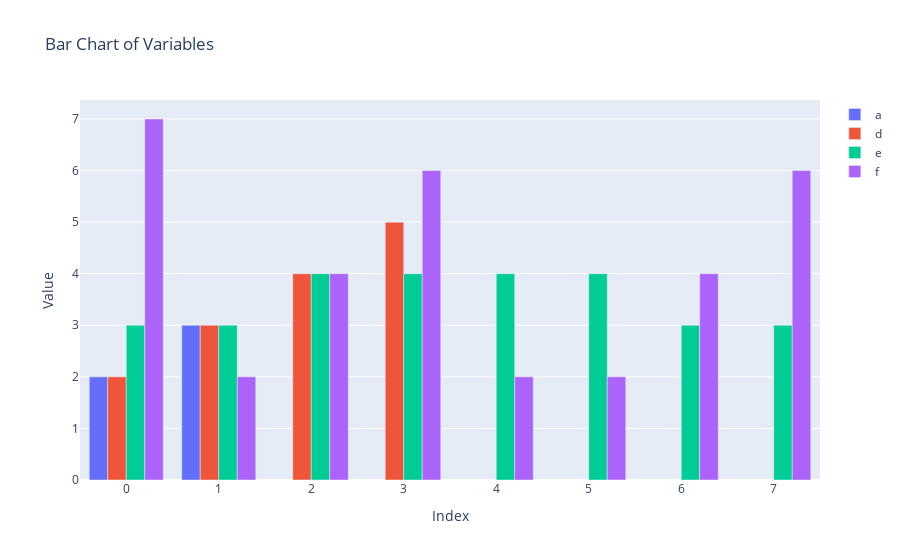

Notebook code for this chart:
### Code cell
import plotly.graph_objects as go

# Create a bar chart using the variables
fig = go.Figure()

fig.add_trace(go.Bar(x=list(range(len(a))), y=a, name='a'))
fig.add_trace(go.Bar(x=list(range(len(d))), y=d, name='d'))
fig.add_trace(go.Bar(x=list(range(len(e))), y=e, name='e'))
fig.add_trace(go.Bar(x=list(range(len(f))), y=f, name='f'))

# Update layout
fig.update_layout(
    title="Bar Chart of Variables",
    xaxis_title="Index",
    yaxis_title="Value",
    barmode='group'
)

# Show the figure
fig.show()

### Figure 1 — Plotly figure (JSON) as saved in the notebook; plotly's stock layout.template omitted (floating-point values rounded to 4 significant figures)
{"data": [{"name": "a", "type": "bar", "x": [0, 1], "y": [2, 3]}, {"name": "d", "type": "bar", "x": [0, 1, 2, 3], "y": [2, 3, 4, 5]}, {"name": "e", "type": "bar", "x": [0, 1, 2, 3, 4, 5, 6, 7], "y": [3, 3, 4, 4, 4, 4, 3, 3]}, {"name": "f", "type": "bar", "x": [0, 1, 2, 3, 4, 5, 6, 7], "y": [7, 2, 4, 6, 2, 2, 4, 6]}], "layout": {"barmode": "group", "title": {"text": "Bar Chart of Variables"}, "xaxis": {"title": {"text": "Index"}}, "yaxis": {"title": {"text": "Value"}}}}
